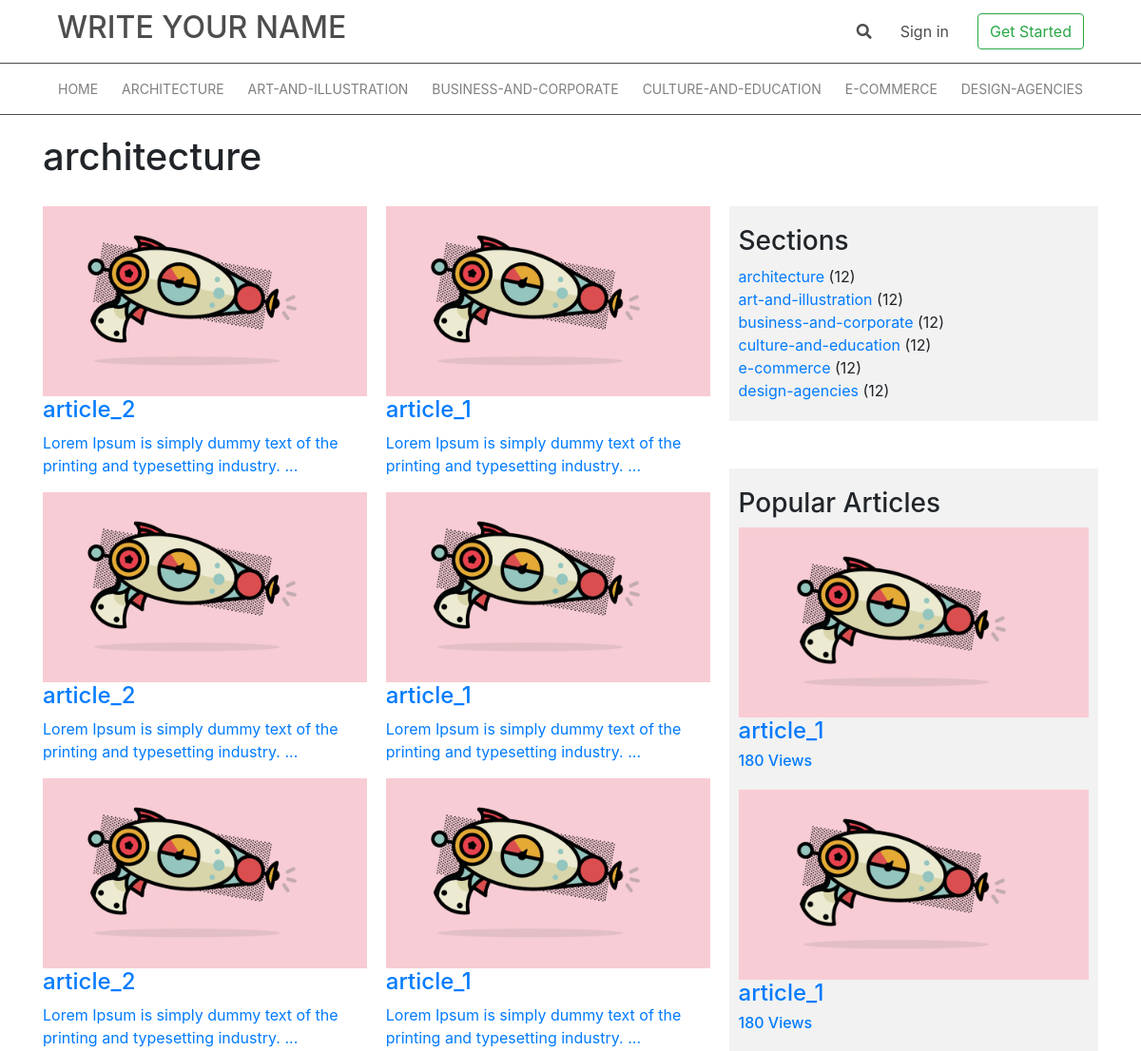
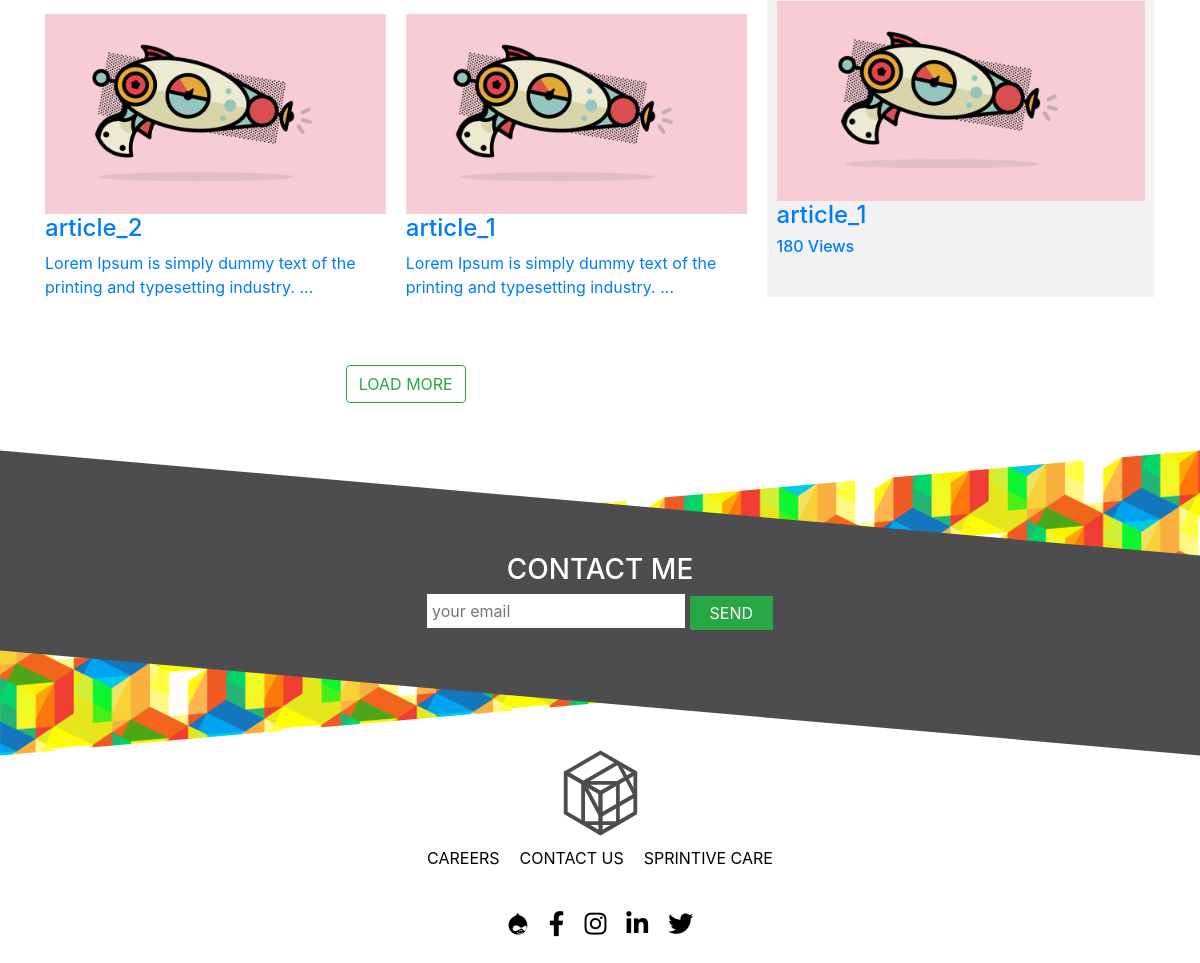
/index.php?page=category&category=architecture, run on the app's committed database (2 pictures, top to bottom).
### tables this page shows
CREATE TABLE categories (
    category_id INT(10) UNSIGNED AUTO_INCREMENT PRIMARY KEY,
    cat_name VARCHAR(50) NOT NULL
);

CREATE TABLE articles (
    article_id INT(10) UNSIGNED AUTO_INCREMENT PRIMARY KEY,
    title VARCHAR(50) NOT NULL,
    body TEXT(255) NOT NULL,
    image VARCHAR(250),
    created_at TIMESTAMP NOT NULL DEFAULT CURRENT_TIMESTAMP,
    user_id INT(10),
    cat_id VARCHAR(50) NOT NULL,
    comment_id INT(10),
    views INT(250) NOT NULL DEFAULT 0
);

### includes/DB.inc.php (called while the page is built, shortened)
<?php
class DB
{
    public function connect()
    {
        $this->server_name = "localhost";
        $this->username = "root";
        $this->password = "root";
        $this->db_name = "blog_db";
        $con = new mysqli($this->server_name, $this->username, $this->password, $this->db_name);
        return $con;
    }
}

### includes/Category.inc.php (called while the page is built, shortened)
<?php
require_once("DB.inc.php");
class Category
{
    public function db_connect()
    {
        $db = new DB();
        return $db->connect();
    }
    public function get_all_categories()
    {
        $query = "SELECT * FROM categories";
        $result = $this->db_connect()->query($query);
        $rows = $result->num_rows;
        if ($rows > 0) {
            while ($row = $result->fetch_assoc()) {
                $data[] = $row;
            }
            return $data;
        }
    }
}

### includes/Article.inc.php (called while the page is built, shortened)
<?php
require_once("DB.inc.php");
class Article
{
    public function db_connect()
    {
        $db = new DB();
        return $db->connect();
    }
    public function get_category_articles($category_name)
    {
        $get_cat_id = "SELECT * FROM articles JOIN categories ON articles.cat_id = categories.category_id
        WHERE cat_name = '{$category_name}' ORDER BY article_id LIMIT 8";
        $category_result = $this->db_connect()->query($get_cat_id);
        $rows = $category_result->num_rows;
        if ($rows > 0) {
            while ($row = $category_result->fetch_assoc()) {
                $category_articles[] = $row;
            }
            return $category_articles;
        } else {
            return "empty category";
        }
    }
    public function get_popular_articles()
    {
        $query = "SELECT * FROM articles ORDER BY views DESC LIMIT 3";
        $result = $this->db_connect()->query($query);
        $rows = $result->num_rows;
        if ($rows > 0) {
            while ($row = $result->fetch_assoc()) {
                $popular_articles[] = $row;
            }
            return $popular_articles;
        }
    }
    public function get_category_popular_articles($category)
    {
        $query = "SELECT * FROM articles JOIN categories ON articles.cat_id = categories.category_id
        WHERE categories.cat_name = '{$category}' ORDER BY views DESC LIMIT 3";
        $result = $this->db_connect()->query($query);
        $rows = $result->num_rows;
        if ($rows > 0) {
            while ($row = $result->fetch_assoc()) {
                $popular_articles[] = $row;
            }
            return $popular_articles;
        }
    }
    public function count_category_articles($category_id)
    {
        $query = "SELECT count(*) FROM articles WHERE cat_id = '{$category_id}'";
        $result = $this->db_connect()->query($query);
        $rows = $result->num_rows;
        if ($rows > 0) {
            while ($row = $result->fetch_assoc()) {
                $data[] = $row;
            }
            return $data[0]["count(*)"];
        }
    }
}

### views/categories.php (the view, shortened to what this page needs)
<?php
$category_name = $_GET['category'];
$cat = new Article();
$category_articles = $cat->get_category_articles($category_name);
$category_popular_articles = $cat->get_category_popular_articles($category_name);
$category = new Category();
$categories = $category->get_all_categories();
if ($category_articles == "empty category") {
    header("location: 404");
} else {
?>
    <div class="row">
        <div class="container category-title">
            <h1><?= $_GET['category'] ?></h1>
        </div>
    </div>
    <div class="row">
        <div class="container category_page">
            <div class="left-column">
                <?php
                foreach ($category_articles as $article) {
                ?>
                    <div class="category_article">
                        <a href="index.php?page=article&article=<?= $article['article_id'] ?>">
                            <img src="assets/images/<?= $article['image'] ?>" alt="image">
                            <h4><?= $article['title'] ?></h4>
                            <p><?= substr($article['body'], 0, 75) . "..." ?></p>
                        </a>
                    </div>
                <?php
                    $last_id = $article['article_id'];
                }
                ?>
                <div class="row load-more-container">
                    <button id="category_load_more_btn" class="btn btn-outline-success" data-id="<?= $last_id ?>" data-category="<?= $_GET['category'] ?>">LOAD MORE</button>
                </div>
            </div>
            <div class="right-column">
                <div class="categories">
                    <h3>Sections</h3>
                    <?php
                    foreach ($categories as $category) {
                    ?>
                        <div class="category">
                            <a href="index.php?page=category&category=<?= $category["cat_name"] ?>"><?= $category['cat_name'] ?></a>
                            <span>(<?php echo $cat->count_category_articles($category['category_id']) ?>)</span>
                        </div>
                    <?php
                    }
                    ?>
                </div>
                <div class="home-popular-articles">
                    <div class="popular-articles-container">
                        <h3>Popular Articles</h3>
                        <?php
                        foreach ($category_popular_articles as $popular_art) {
                        ?>
                            <div class="popular-article">
                                <a href="index.php?page=article&id=<?= $popular_art['article_id'] ?>">
                                    <img src="assets/images/<?= $popular_art['image'] ?>" alt="popular" width="250">
                                    <h4><?= $popular_art['title'] ?></h4>
                                    <h6><?= $popular_art['views'] ?><span> Views</span></h6>
                                </a>
                            </div>
                        <?php
                        }
                        ?>
                    </div>
                </div>
            </div>
        </div>
    </div>
<?php
}
?>

### views/header.php (shortened to what this page needs)
<?php
require_once("includes/Article.inc.php");
require_once("includes/Category.inc.php");
$new_article = new Article();
$home_popular_articles = $new_article->get_popular_articles();
$category = new Category();
$categories = $category->get_all_categories();
?>
<!DOCTYPE html>
<html lang="en">
<head>
    <link rel="stylesheet" href="https://cdn.jsdelivr.net/npm/bootstrap@4.6.0/dist/css/bootstrap.min.css">
    <link rel="stylesheet" href="https://cdnjs.cloudflare.com/ajax/libs/font-awesome/5.15.3/css/all.min.css" />
    <link rel="stylesheet" href="style/style.css" />
</head>
<body>
    <div class="header">
        <div class="header-1 row">
            <div class="container">
                <a href="home" class="logo col-lg-6">
                    <h2>WRITE YOUR NAME</h2>
                </a>
                <div class="right-col col-lg-6">
                    <a href="#" class="header-1-item"><i class="fas fa-search"></i></a>
                    <?php
                    if (isset($_SESSION['user'])) {
                    ?>
                        <a href="user" class="header-1-item"><?= $_SESSION['user']['first_name'] ?></a>
                        <a href="index.php?page=logout" class="header-1-item">LOGOUT</a>
                    <?php
                    } else {
                    ?>
                        <a href="signin" class="header-1-item">Sign in</a>
                    <?php
                    }
                    ?>
                    <a href="#" class="btn btn-outline-success header-1-item">Get Started</a>
                </div>
            </div>
        </div>
        <div class="header-2 row">
            <div class="container">
                <nav class="navbar navbar-expand-lg navbar-light">
                    <div class="collapse navbar-collapse" id="navbar">
                        <ul class="navbar-nav me-auto mb-2 mb-lg-0">
                            <li class="nav-item">
                                <a class="nav-link" aria-current="page" href="home">HOME</a>
                            </li>
                            <?php
                            foreach ($categories as $category) {
                            ?>
                                <li class="nav-item">
                                    <a class="nav-link" href="index.php?page=category&category=<?= $category['cat_name'] ?>"><?= $category['cat_name'] ?></a>
                                </li>
                            <?php
                            }
                            ?>
                        </ul>
                    </div>
                </nav>
            </div>
        </div>
    </div>
    <div class="inner-content">

### style/style.css (style rules this page uses)
* { margin: 0px; padding: 0px; }
body, html { width: 100%; height: 100%; overflow-x: hidden; }
.popular-articles-container { background-color: #f2f2f2; margin-top: 50px; padding: 20px 10px; }
.popular-articles-container .popular-article { margin-bottom: 20px; }
.popular-articles-container .popular-article img { width: 100%; min-height: 200px; -o-object-fit: cover; object-fit: cover; }
.header-1 { border-bottom: 1px solid #4d4d4f; padding: 10px 0px; }
.header-1 .container { display: -webkit-box; display: -ms-flexbox; display: flex; }
.header-1 a:not(:last-child) { color: #4d4d4f; }
.header-1 .right-col { display: -webkit-box; display: -ms-flexbox; display: flex; -webkit-box-align: center; -ms-flex-align: center; align-items: center; -webkit-box-pack: end; -ms-flex-pack: end; justify-content: flex-end; }
.header-1 .right-col .header-1-item { margin: 0px 15px; }
.header-1 .right-col .header-1-item:last-child { margin-right: 0px; }
.header-2 { border-bottom: 1px solid #4d4d4f; }
.header-2 .navbar { padding: 0.5rem 0.5rem; }
.header-2 ul { width: 100%; -webkit-box-pack: justify; -ms-flex-pack: justify; justify-content: space-between; }
.nav-link { font-size: 14px; text-transform: uppercase; }
.load-more-container { display: -webkit-box; display: -ms-flexbox; display: flex; -webkit-box-pack: center; -ms-flex-pack: center; justify-content: center; margin-top: 50px; -webkit-box-flex: 100%; -ms-flex: 100%; flex: 100%; }
.category-title { padding-top: 20px; padding-bottom: 20px; }
.category_page { display: -webkit-box; display: -ms-flexbox; display: flex; }
.category_page .left-column { -webkit-box-flex: 65%; -ms-flex: 65%; flex: 65%; display: -webkit-box; display: -ms-flexbox; display: flex; -ms-flex-wrap: wrap; flex-wrap: wrap; }
.category_page .left-column .category_article { padding-right: 20px; -webkit-box-flex: 50%; -ms-flex: 50%; flex: 50%; }
.category_page .left-column .category_article img { max-width: 100%; min-height: 200px; -o-object-fit: cover; object-fit: cover; }
.category_page .right-column { -webkit-box-flex: 35%; -ms-flex: 35%; flex: 35%; }
.category_page .right-column .categories { background-color: #f2f2f2; padding: 20px 10px; }

### data on the page
categories: cat_name "ARCHITECTURE", cat_name "architecture", count_category_articles "12"
categories: cat_name "ART-AND-ILLUSTRATION", cat_name "art-and-illustration", count_category_articles "12"
categories: cat_name "BUSINESS-AND-CORPORATE", cat_name "business-and-corporate", count_category_articles "12"
categories: cat_name "CULTURE-AND-EDUCATION", cat_name "culture-and-education", count_category_articles "12"
categories: cat_name "E-COMMERCE", cat_name "e-commerce", count_category_articles "12"
categories: cat_name "DESIGN-AGENCIES", cat_name "design-agencies", count_category_articles "12"
articles: image (picture), title "article_2", body "Lorem Ipsum is simply dummy text of the printing and typesetting industry."
articles: image (picture), title "article_1", body "Lorem Ipsum is simply dummy text of the printing and typesetting industry.", views "180"
articles: image (picture), title "article_2", body "Lorem Ipsum is simply dummy text of the printing and typesetting industry."
articles: image (picture), title "article_1", body "Lorem Ipsum is simply dummy text of the printing and typesetting industry.", views "180"
articles: image (picture), title "article_2", body "Lorem Ipsum is simply dummy text of the printing and typesetting industry."
articles: image (picture), title "article_1", body "Lorem Ipsum is simply dummy text of the printing and typesetting industry.", views "180"
articles: image (picture), title "article_2", body "Lorem Ipsum is simply dummy text of the printing and typesetting industry."
articles: image (picture), title "article_1", body "Lorem Ipsum is simply dummy text of the printing and typesetting industry."

### other printed values
$_GET['category'] "architecture"
